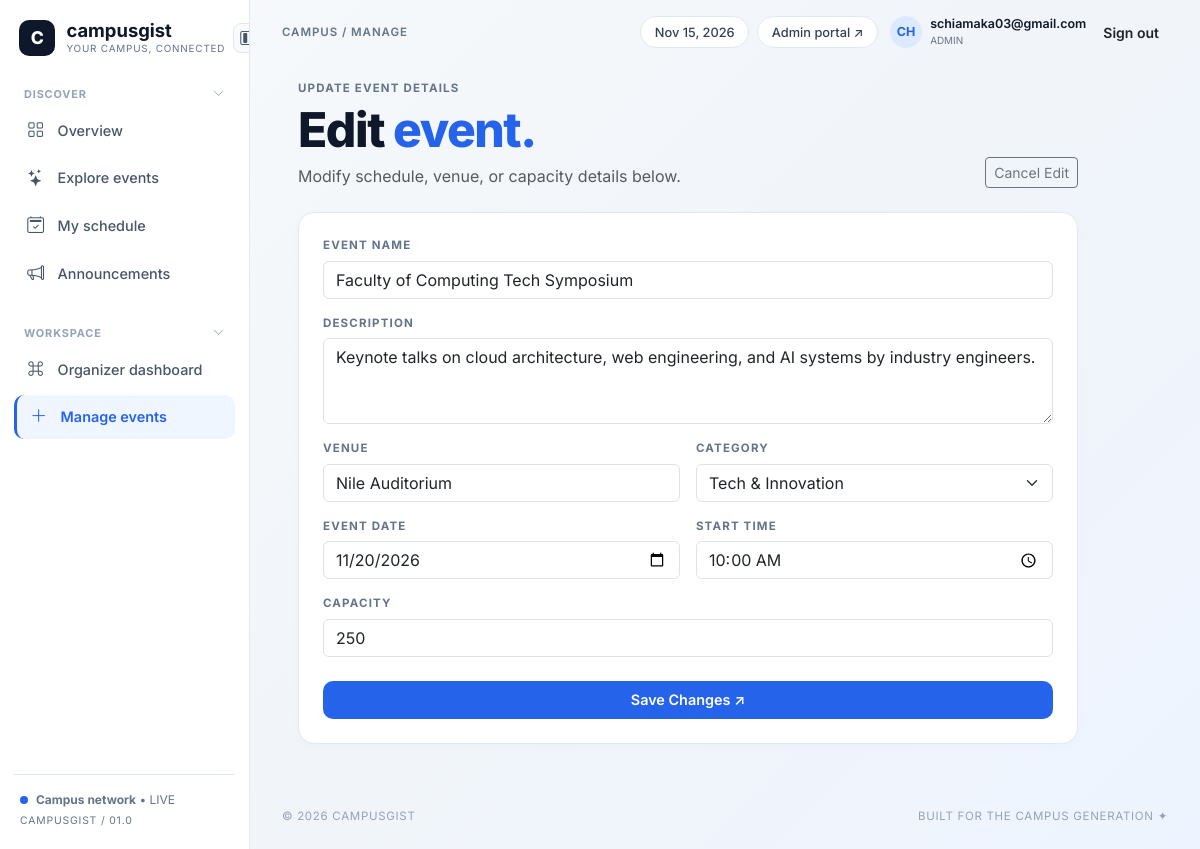
/manage.php?edit=1 (signed in), run on the app's committed database.
### tables this page shows
CREATE TABLE `events` (
  `id` int(11) NOT NULL,
  `title` varchar(150) NOT NULL,
  `category` enum('Academic','Tech & Innovation','Sports','Social & Cultural') NOT NULL,
  `description` text NOT NULL,
  `event_date` date NOT NULL,
  `event_time` time NOT NULL,
  `venue` varchar(120) NOT NULL,
  `capacity` int(11) DEFAULT 100,
  `created_at` timestamp NOT NULL DEFAULT current_timestamp()
);

### includes/db_connect.php (called while the page is built, shortened)
<?php
function e($string) {
    return htmlspecialchars((string)$string, ENT_QUOTES, 'UTF-8');
}
?>

### manage.php (the view, shortened to what this page needs)
<?php
require_once __DIR__ . '/includes/db_connect.php';
$edit_id = (int)($_GET['edit'] ?? 0);
$edit_event = null;
if ($edit_id > 0) {
    $ed_stmt = $conn->prepare("SELECT * FROM events WHERE id = ?");
    $ed_stmt->bind_param("i", $edit_id);
    $ed_stmt->execute();
    $edit_event = $ed_stmt->get_result()->fetch_assoc();
}
require_once __DIR__ . '/includes/header.php';
?>
<div class="d-flex justify-content-between align-items-end flex-wrap gap-2 mb-4" style="max-width: 780px;">
    <div>
        <div class="eyebrow-text"><?= $edit_event ? 'Update Event Details' : 'Publish Something Great' ?></div>
        <h1 class="hero-heading mb-2"><?= $edit_event ? 'Edit <span>event.</span>' : 'Create an <span>event.</span>' ?></h1>
        <p class="text-muted mb-0">
            <?= $edit_event ? 'Modify schedule, venue, or capacity details below.' : 'Give your campus something to look forward to.' ?>
        </p>
    </div>
    <?php if ($edit_event): ?>
        <a href="dashboard.php" class="btn btn-sm btn-outline-secondary">Cancel Edit</a>
    <?php endif; ?>
</div>
<div class="cg-card mb-4" style="max-width: 780px;">
    <form method="POST" action="manage.php<?= $edit_event ? '?edit=' . $edit_event['id'] : '' ?>" class="needs-validation" novalidate>
        <div class="mb-3">
            <label class="eyebrow-text d-block">Event Name</label>
            <input type="text" name="title" class="form-control" placeholder="e.g. Tech & Innovation Summit" value="<?= e($edit_event['title'] ?? '') ?>" required>
        </div>
        <div class="mb-3">
            <label class="eyebrow-text d-block">Description</label>
            <textarea name="description" class="form-control" rows="3" placeholder="What should people know?" required><?= e($edit_event['description'] ?? '') ?></textarea>
        </div>
        <div class="row g-3 mb-3">
            <div class="col-md-6">
                <label class="eyebrow-text d-block">Venue</label>
                <input type="text" name="venue" class="form-control" placeholder="Main Auditorium" value="<?= e($edit_event['venue'] ?? '') ?>" required>
            </div>
            <div class="col-md-6">
                <label class="eyebrow-text d-block">Category</label>
                <?php $sel_cat = $edit_event['category'] ?? 'Academic'; ?>
                <select name="category" class="form-select">
                    <option value="Tech & Innovation" <?= $sel_cat === 'Tech & Innovation' ? 'selected' : '' ?>>Tech &amp; Innovation</option>
                </select>
            </div>
        </div>
        <div class="row g-3 mb-3">
            <div class="col-md-6">
                <label class="eyebrow-text d-block">Event Date</label>
                <input type="date" name="event_date" class="form-control" value="<?= e($edit_event['event_date'] ?? '') ?>" required>
            </div>
            <div class="col-md-6">
                <label class="eyebrow-text d-block">Start Time</label>
                <input type="time" name="event_time" class="form-control" value="<?= e($edit_event['event_time'] ?? '') ?>" required>
            </div>
        </div>
        <div class="mb-4">
            <label class="eyebrow-text d-block">Capacity</label>
            <input type="number" name="capacity" class="form-control" value="<?= e($edit_event['capacity'] ?? 100) ?>" min="1" required>
        </div>
        <button type="submit" class="btn btn-cg-primary w-100 py-2">
            <?= $edit_event ? 'Save Changes &#8599;' : 'Publish event &#8599;' ?>
        </button>
    </form>
</div>
<?php require_once __DIR__ . '/includes/footer.php'; ?>

### css/style.css (style rules this page uses)
:root { --cg-primary: #2563eb; --cg-primary-hover: #1d4ed8; --cg-dark: #0f172a; --cg-muted: #64748b; --cg-border: #e2e8f0; --cg-bg-start: #f8fafc; --cg-bg-end: #eef4ff; --sidebar-width: 250px; --sidebar-rail-width: 72px; }
body { font-family: 'Inter', -apple-system, BlinkMacSystemFont, "Segoe UI", Roboto, sans-serif; color: var(--cg-dark); background: linear-gradient(135deg, var(--cg-bg-start) 0%, #f1f5f9 50%, var(--cg-bg-end) 100%); min-height: 100vh; margin: 0; }
.eyebrow-text { font-size: 0.72rem; font-weight: 700; letter-spacing: 0.1em; color: var(--cg-muted); text-transform: uppercase; margin-bottom: 0.4rem; }
.hero-heading { font-size: clamp(2.1rem, 4vw, 3.3rem); font-weight: 800; letter-spacing: -0.03em; line-height: 1.08; color: var(--cg-dark); }
.hero-heading span { color: var(--cg-primary); }
.cg-card { background: #ffffff; border: 1px solid var(--cg-border); border-radius: 16px; padding: 1.5rem; box-shadow: 0 2px 10px rgba(15, 23, 42, 0.02); }
.btn-cg-primary { background: var(--cg-primary); color: #ffffff; border: none; border-radius: 10px; padding: 0.6rem 1.25rem; font-weight: 600; font-size: 0.9rem; transition: background 0.15s ease; }

### data on the page
events: title "Faculty of Computing Tech Symposium", description "Keynote talks on cloud architecture, web engineering, and AI systems by industry engineers.", venue "Nile Auditorium", category "Tech & Innovation", event_date "11/20/2026", event_time "10:00:00", capacity "250"

### other printed values
$page_crumb "MANAGE"
substr($_SESSION['full_name'], 0, 2) "CH"
$_SESSION['email'] "schiamaka03@gmail.com"
$_SESSION['role'] "ADMIN"
